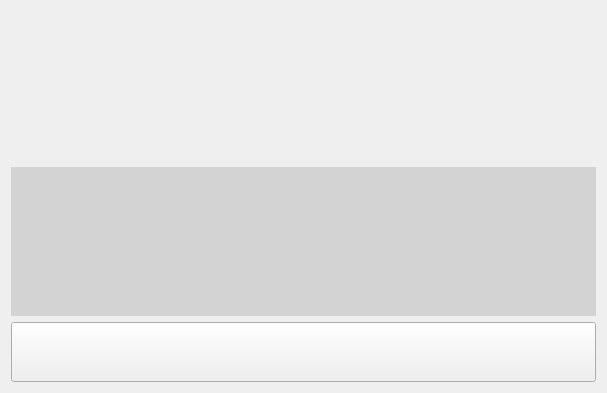
<?xml version="1.0" encoding="UTF-8"?>
<ui version="4.0">
 <class>AiAssistant</class>
 <widget class="QWidget" name="AiAssistant">
  <property name="geometry">
   <rect>
    <x>0</x>
    <y>0</y>
    <width>607</width>
    <height>393</height>
   </rect>
  </property>
  <property name="windowTitle">
   <string>Form</string>
  </property>
  <layout class="QHBoxLayout" name="horizontalLayout">
   <item>
    <layout class="QVBoxLayout" name="verticalLayout">
     <item>
      <widget class="QWidget" name="widget" native="true">
       <property name="styleSheet">
        <string notr="true">image: url(:/AI.png);</string>
       </property>
      </widget>
     </item>
     <item>
      <widget class="QLabel" name="responseLab">
       <property name="styleSheet">
        <string notr="true">background-color: rgb(211, 211, 211);</string>
       </property>
       <property name="text">
        <string/>
       </property>
      </widget>
     </item>
     <item>
      <widget class="QPushButton" name="recorderBtn">
       <property name="minimumSize">
        <size>
         <width>60</width>
         <height>60</height>
        </size>
       </property>
       <property name="styleSheet">
        <string notr="true">image: url(:/icon/icon/麦克风.png);</string>
       </property>
       <property name="text">
        <string/>
       </property>
      </widget>
     </item>
    </layout>
   </item>
  </layout>
 </widget>
 <resources/>
 <connections/>
</ui>
